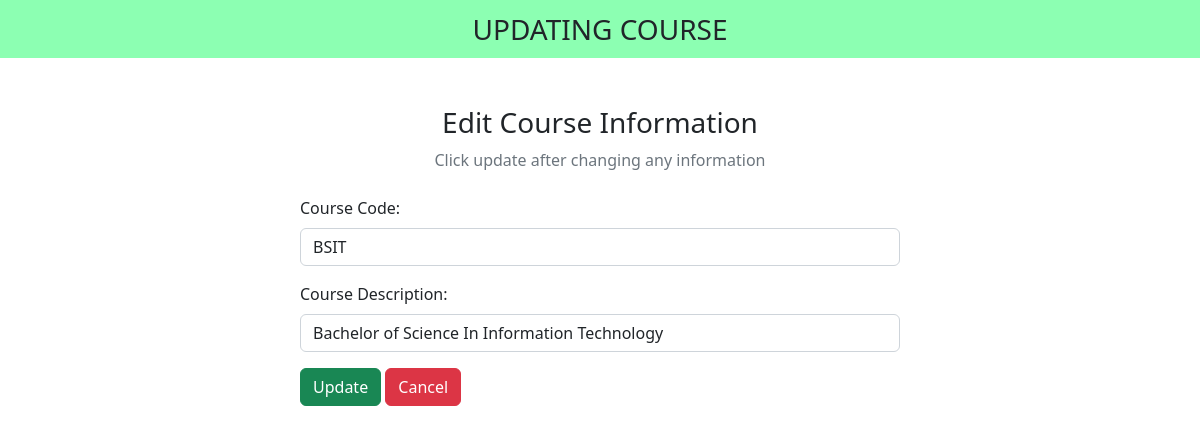
Page /update.php?id=1 on the committed database.
### tables this page shows
CREATE TABLE `courses` (
  `id` int(11) NOT NULL,
  `course_code` varchar(255) NOT NULL,
  `course_description` varchar(255) NOT NULL
);

### update.php (the view, shortened to what this page needs)
<?php
include "database.php";
$id = $_GET["id"];
?>
<!DOCTYPE html>
<html lang="en">
<head>
  <link href="https://cdn.jsdelivr.net/npm/bootstrap@5.2.3/dist/css/bootstrap.min.css" rel="stylesheet">
  <link rel="stylesheet" href="https://cdnjs.cloudflare.com/ajax/libs/font-awesome/6.4.0/css/all.min.css" />
</head>
<body>
  <nav class="navbar navbar-light justify-content-center fs-3 mb-5" style="background-color: #00ff5573;">
    UPDATING COURSE
  </nav>
  <div class="container">
    <div class="text-center mb-4">
      <h3>Edit Course Information</h3>
      <p class="text-muted">Click update after changing any information</p>
    </div>
    <?php
    $sql = "SELECT * FROM `courses` WHERE id = $id LIMIT 1";
    $result = mysqli_query($conn, $sql);
    $row = mysqli_fetch_assoc($result);
    ?>
    <div class="container d-flex justify-content-center">
      <form action="" method="post" style="width:50vw; min-width:300px;">
        <div class="row mb-3">
          <div class="col">
            <label class="form-label">Course Code:</label>
            <input type="text" class="form-control" name="course_code" value="<?php echo $row['course_code']; ?>">
          </div>
        </div>
        <div class="mb-3">
          <label class="form-label">Course Description:</label>
          <input type="text" class="form-control" name="course_description" value="<?php echo $row['course_description']; ?>">
        </div>
        <div>
          <button type="submit" class="btn btn-success" name="submit">Update</button>
          <a href="courses.php" class="btn btn-danger">Cancel</a>
        </div>
      </form>
    </div>
  </div>
</body>
</html>

### rows in the picture
courses: course_code "BSIT", course_description "Bachelor of Science In Information Technology"
